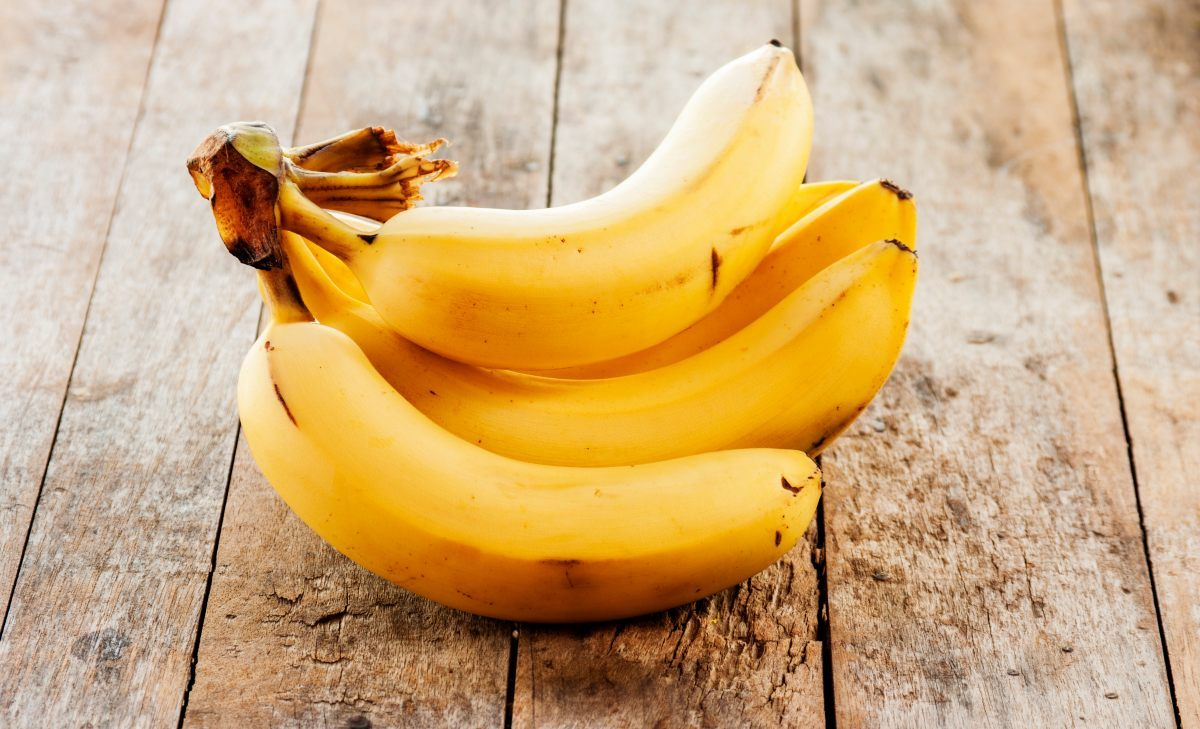
#> input picture dataset/--.jpeg, 1200 x 729 px
$ python -i segmentation.py   (imports and definitions only)   (older library calls are emulated)
#> lines starting #> are read from the running program, lines starting #| are printed output that depends on the picture; after the words box and inside, x2 and y2 are one past the last pixel; in counts of white or black regions, pixels touching at a corner belong together
#> further down, picture is the input picture: shape (729, 1200, 3); mean B, G, R 122.7, 171.7, 207


import os

import cv2
import numpy as np

FRUIT_DEBUG = os.environ.get("FRUIT_DEBUG", "0") not in ("0", "", "false", "False")


def _dbg(*args):
    if FRUIT_DEBUG:
        print("[FRUIT_DEBUG]", *args)


SEGMENTATION_CHROMA_THRESHOLD = 15.0   # min LAB a/b distance from background to count as foreground
SEGMENTATION_BORDER_FRAC = 0.04        # fraction of each edge sampled to estimate background color

# These two were tuned by eye at the pipeline's old fixed working
# resolution (whole photo resized to 512x512 before any cropping/
# segmentation ran). They are fixed ABSOLUTE pixel sizes, so once the
# pipeline stopped resizing photos down first and started segmenting at
# the uploaded photo's native resolution (which can be several times
# larger, e.g. a 3000px+ phone photo), a 9px/5px kernel became too small
# relative to the fruit to properly close small chroma gaps (reflections,
# water droplets, seed texture) -- the foreground mask fragmented into
# scattered blobs and cv2.findContours' "largest contour" pick could end
# up being a small fragment instead of the whole fruit (observed in
# practice: an isolated crop collapsing to a tiny sliver on an otherwise
# black background, and colour KNN misreading fresh fruit as Rotten
# because its features were computed on that broken fragment).
# Keeping these as "the tuned size at 512px" and scaling them by the
# actual image's size below reproduces the exact old behaviour for any
# caller still working at ~512px, and generalises correctly for callers
# that now pass full-resolution images.
SEGMENTATION_CLOSE_KSIZE = 9
SEGMENTATION_OPEN_KSIZE = 5
SEGMENTATION_KSIZE_REFERENCE_SIDE = 512.0  # the side length these two were tuned against


def _scaled_kernel_size(image_shape, ksize_at_reference, reference_side=SEGMENTATION_KSIZE_REFERENCE_SIDE, min_ksize=3):
    """Scale a kernel size tuned at `reference_side` px to this image's actual size, staying odd."""
    h, w = image_shape[:2]
    scale = min(h, w) / reference_side
    size = int(round(ksize_at_reference * scale))
    size = max(min_ksize, size)
    if size % 2 == 0:
        size += 1
    return size


# ======================================================
# segment_fruit — background removal
# ======================================================
def estimate_background_chroma(image, border_frac=SEGMENTATION_BORDER_FRAC):

#> called with border_frac = 0.04
    lab = cv2.cvtColor(image, cv2.COLOR_BGR2LAB).astype(np.float32)
    h, w = image.shape[:2]
#> h = 729; w = 1200
    bh = max(1, int(h * border_frac))
#> bh = 29
    bw = max(1, int(w * border_frac))
#> bw = 48

    border_pixels = np.concatenate([
        lab[:bh, :, :].reshape(-1, 3),
        lab[-bh:, :, :].reshape(-1, 3),
        lab[:, :bw, :].reshape(-1, 3),
        lab[:, -bw:, :].reshape(-1, 3),
    ], axis=0)

    a_vals = border_pixels[:, 1]
    b_vals = border_pixels[:, 2]
    hist, a_edges, b_edges = np.histogram2d(a_vals, b_vals, bins=25, range=[[0, 255], [0, 255]])
#> a_edges = 26 values from 0 to 255; b_edges = 26 values from 0 to 255
    idx = np.unravel_index(np.argmax(hist), hist.shape)
#> idx = (12, 13)

    in_bin = (
        (a_vals >= a_edges[idx[0]]) & (a_vals < a_edges[idx[0] + 1] + 1e-6) &
        (b_vals >= b_edges[idx[1]]) & (b_vals < b_edges[idx[1] + 1] + 1e-6)
    )
    if np.any(in_bin):
        bg_a = float(np.median(a_vals[in_bin]))
#> bg_a = 131
        bg_b = float(np.median(b_vals[in_bin]))
#> bg_b = 136
    else:
        bg_a = float((a_edges[idx[0]] + a_edges[idx[0] + 1]) / 2)
        bg_b = float((b_edges[idx[1]] + b_edges[idx[1] + 1]) / 2)
    return bg_a, bg_b


LEAF_HUE_RANGE = (35, 85)      # OpenCV hue (0-179 scale)
LEAF_MIN_SATURATION = 70
LEAF_MIN_VALUE = 40


# [5 lines left out: function _leaf_green_mask, not called in this run]


def _foreground_contours(
    image,
    chroma_threshold=SEGMENTATION_CHROMA_THRESHOLD,
    border_frac=SEGMENTATION_BORDER_FRAC,
    exclude_leaf_green=False,
):
    lab = cv2.cvtColor(image, cv2.COLOR_BGR2LAB).astype(np.float32)
    bg_a, bg_b = estimate_background_chroma(image, border_frac=border_frac)
#> bg_a = 131; bg_b = 136

    a = lab[:, :, 1]
    b = lab[:, :, 2]
    chroma_dist = np.sqrt((a - bg_a) ** 2 + (b - bg_b) ** 2)
    mask = (chroma_dist > chroma_threshold).astype(np.uint8) * 255
#> mask: shape (729, 1200); 43.9% white; 327 white regions (245 under 20 px), largest, box (x1, y1, x2, y2) and area: (183, 52, 1024, 729) 363799, (989, 112, 1123, 398) 5986, (1142, 0, 1200, 76) 2687

    if exclude_leaf_green:
        mask[_leaf_green_mask(image)] = 0

    close_ksize = _scaled_kernel_size(image.shape, SEGMENTATION_CLOSE_KSIZE)
#> close_ksize = 13
    open_ksize = _scaled_kernel_size(image.shape, SEGMENTATION_OPEN_KSIZE)
#> open_ksize = 7
    close_kernel = np.ones((close_ksize, close_ksize), np.uint8)
    open_kernel = np.ones((open_ksize, open_ksize), np.uint8)
    mask = cv2.morphologyEx(mask, cv2.MORPH_CLOSE, close_kernel)
#> mask: shape (729, 1200); 48.1% white; 69 white regions (43 under 20 px), largest, box (x1, y1, x2, y2) and area: (160, 0, 1051, 729) 396266, (989, 0, 1123, 400) 10837, (1037, 432, 1200, 729) 7553
    mask = cv2.morphologyEx(mask, cv2.MORPH_OPEN, open_kernel)
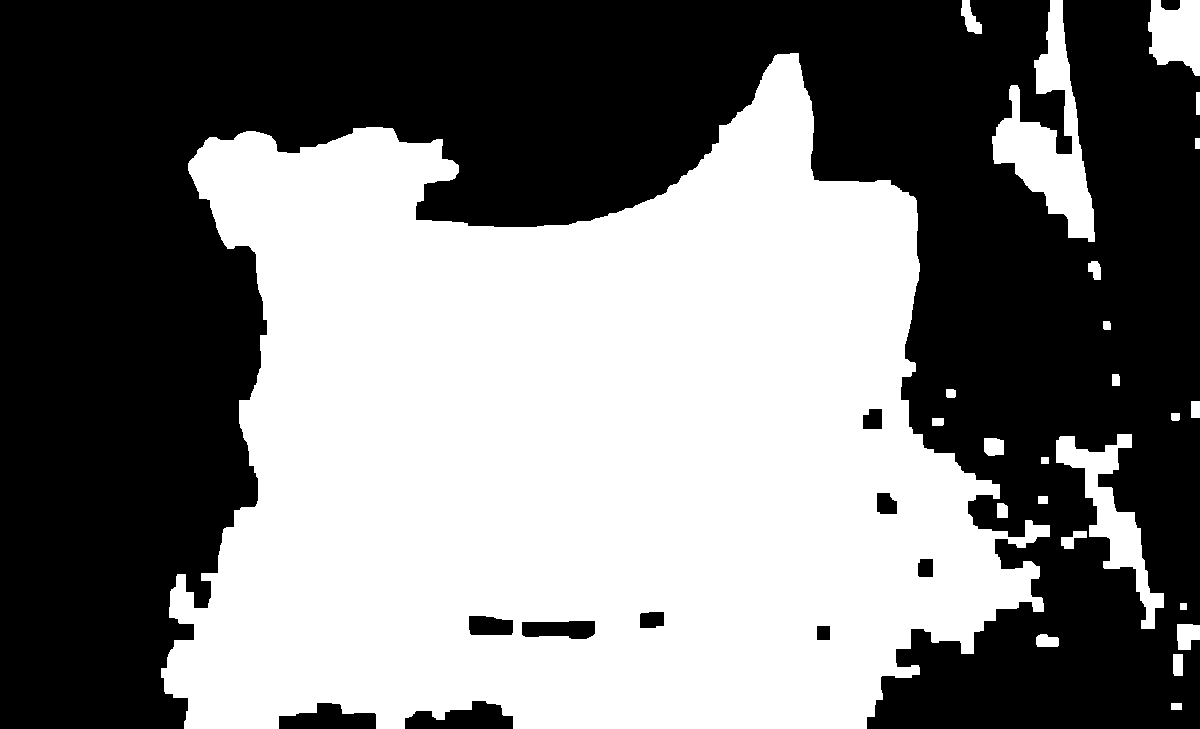
#> mask: shape (729, 1200); 47.6% white; 24 white regions

    contours, _ = cv2.findContours(mask, cv2.RETR_EXTERNAL, cv2.CHAIN_APPROX_SIMPLE)
#> contours = 24 contours; largest, box (x1, y1, x2, y2) and area: (161, 53, 1050, 729) 396538, (992, 0, 1095, 242) 9034, (1056, 434, 1164, 629) 5209, (1148, 0, 1200, 76) 2888, (1177, 624, 1200, 650) 446
    return mask, contours


# [16 lines left out: function segmentation_mask_and_contour, not called in this run]


DEFAULT_DEFECT_DARKNESS_THRESHOLD = 25.0   # LAB L (0-100) drop below the LOCAL baseline to count a pixel as "defective"
DEFAULT_DEFECT_AREA_FRACTION = 0.10        # fraction of the fruit's own mask that must be flagged before it counts as a real wound (not just noise/shadow/stem) -- forces label to Rotten.
DEFAULT_DEFECT_LOW_FRACTION = 0.02         # below this, treat the fruit as having essentially NO visible wound -- used to distrust a CNN "Rotten" call that has no localized evidence behind it
DEFAULT_DEFECT_BLUR_FRAC = 0.35            # local-baseline median-blur kernel size, as a fraction of the fruit's own bounding-box size
DEFAULT_DEFECT_EDGE_MARGIN_FRAC = 0.08     # fraction of the fruit's own bounding-box size to exclude right at the silhouette edge when COUNTING defect pixels


# [36 lines left out: function detect_defect_fraction, not called in this run]


DEFAULT_MULTI_OBJECT_MIN_AREA_FRAC = 0.008     # objects smaller than this fraction of the image are dropped as noise.
DEFAULT_MULTI_OBJECT_PEAK_WINDOW_FRAC = 0.05   # local-maxima search window, as a fraction of the image's shorter side -- roughly one fruit's expected radius
DEFAULT_MULTI_OBJECT_MIN_VALUE = 110           # HSV V channel (0-255), averaged over the candidate blob's own
DEFAULT_MULTI_OBJECT_MAX_ASPECT = 2.5          # longer/shorter side of the contour's own rotated bounding rect.
DEFAULT_MULTI_OBJECT_MIN_SOLIDITY = 0.75       # contour_area / convex_hull_area -- real fruit are round/oval and


def contour_shape_metrics(contour):
    hull = cv2.convexHull(contour)
    hull_area = cv2.contourArea(hull)
    area = cv2.contourArea(contour)
    solidity = (area / hull_area) if hull_area > 0 else 0.0
    (_cx, _cy), (rw, rh), _angle = cv2.minAreaRect(contour)
    long_side, short_side = max(rw, rh), max(min(rw, rh), 1e-6)
    aspect = long_side / short_side
    perimeter = cv2.arcLength(contour, closed=True)
    circularity = (4.0 * np.pi * area / (perimeter ** 2)) if perimeter > 0 else 0.0
    return solidity, aspect, circularity


# [18 lines left out: function compute_texture_roughness, not called in this run]


def segment_all_objects(
    image,
    chroma_threshold=SEGMENTATION_CHROMA_THRESHOLD,
    border_frac=SEGMENTATION_BORDER_FRAC,
    min_area_frac=DEFAULT_MULTI_OBJECT_MIN_AREA_FRAC,
    peak_window_frac=DEFAULT_MULTI_OBJECT_PEAK_WINDOW_FRAC,
    min_solidity=DEFAULT_MULTI_OBJECT_MIN_SOLIDITY,
    max_aspect=DEFAULT_MULTI_OBJECT_MAX_ASPECT,
    min_value=DEFAULT_MULTI_OBJECT_MIN_VALUE,
):
    mask, _contours = _foreground_contours(image, chroma_threshold, border_frac)
    value_channel = cv2.cvtColor(image, cv2.COLOR_BGR2HSV)[:, :, 2]  # for the brightness-plausibility check below
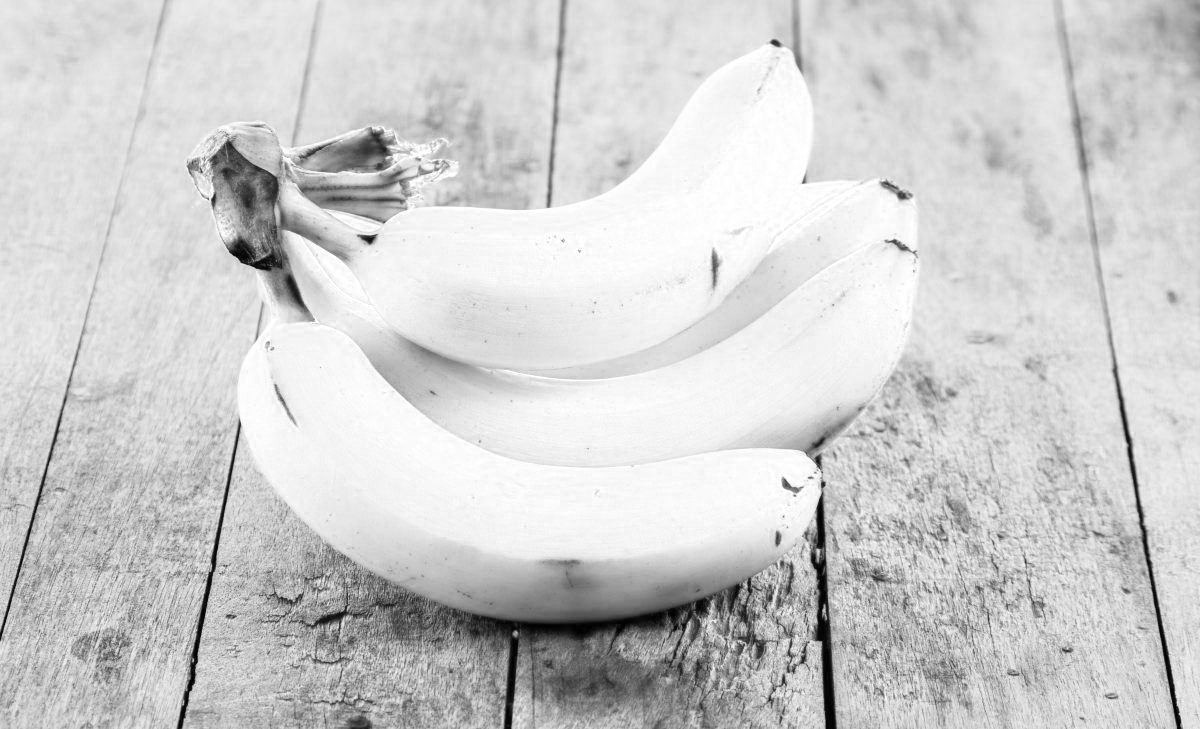
#> value_channel: shape (729, 1200); min 0, max 255, mean 207

    dist = cv2.distanceTransform(mask, cv2.DIST_L2, 5)
    if dist.max() <= 0:
        return []

    win = max(3, int(min(image.shape[:2]) * peak_window_frac) | 1)
#> win = 37
    dilated = cv2.dilate(dist, np.ones((win, win), np.uint8))
    min_abs_thresh = 3.0
    local_max = ((dist >= dilated) & (dist > min_abs_thresh)).astype(np.uint8) * 255
#> local_max: shape (729, 1200); 0.02% white in thin lines or dots, all inside (x1, y1, x2, y2) = (181, 21, 1200, 729)

    merge_ksize = max(3, int(win * 0.5) | 1)
#> merge_ksize = 19
    local_max = cv2.dilate(local_max, np.ones((merge_ksize, merge_ksize), np.uint8))
#> local_max: shape (729, 1200); 2% white; 46 white regions, largest, box (x1, y1, x2, y2) and area: (1111, 518, 1136, 561) 877, (1061, 103, 1081, 139) 711, (540, 414, 570, 433) 570

    _num_labels, markers = cv2.connectedComponents(local_max)
#> markers: shape (729, 1200) int32; 47 distinct labels, from 0 to 46
    markers = markers + 1
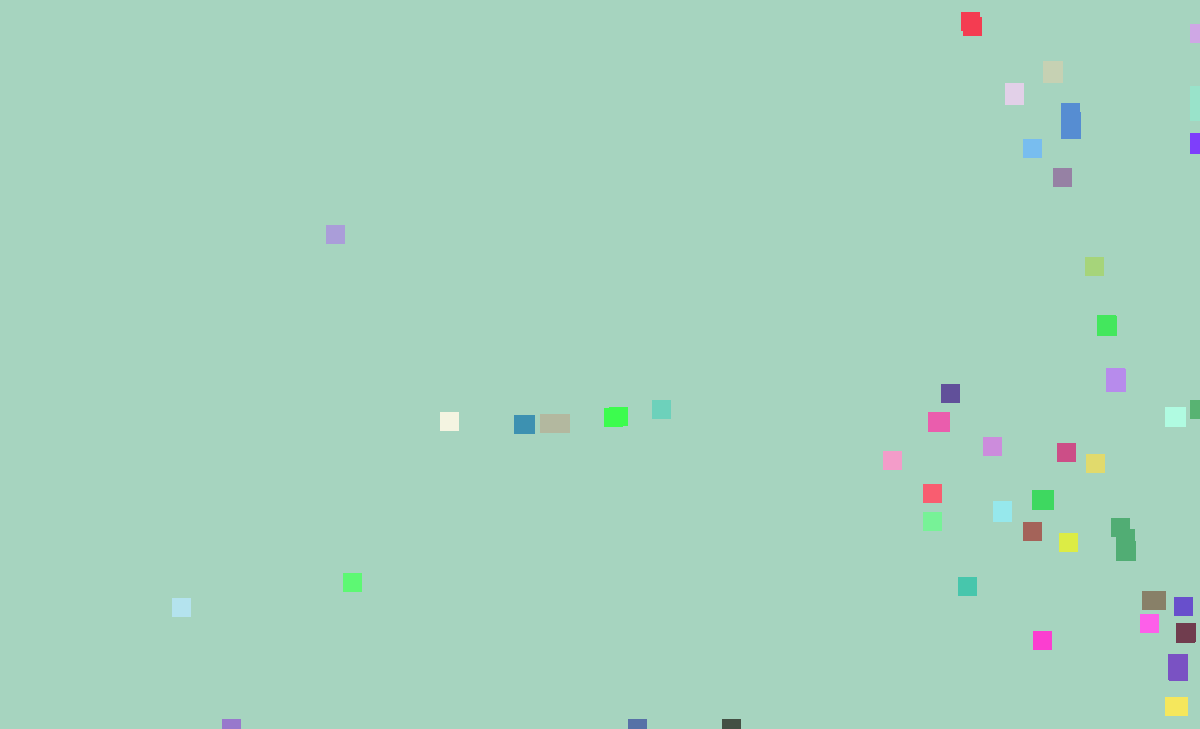
#> markers: shape (729, 1200) int32; 47 distinct labels, from 1 to 47; one colour per label, 0 black

    sure_bg = cv2.dilate(mask, np.ones((9, 9), np.uint8), iterations=2)
#> sure_bg: shape (729, 1200); 54.5% white; 10 black regions (3 under 20 px), largest, box (x1, y1, x2, y2) and area: (0, 0, 1200, 729) 366175, (875, 545, 1200, 729) 29976, (413, 712, 505, 729) 663
    unknown = cv2.subtract(sure_bg, local_max)
#> unknown: shape (729, 1200); 52.5% white; 56 black regions (3 under 20 px), largest, box (x1, y1, x2, y2) and area: (0, 0, 1200, 729) 366175, (875, 545, 1200, 729) 29976, (1111, 518, 1136, 561) 877
    markers[unknown == 255] = 0
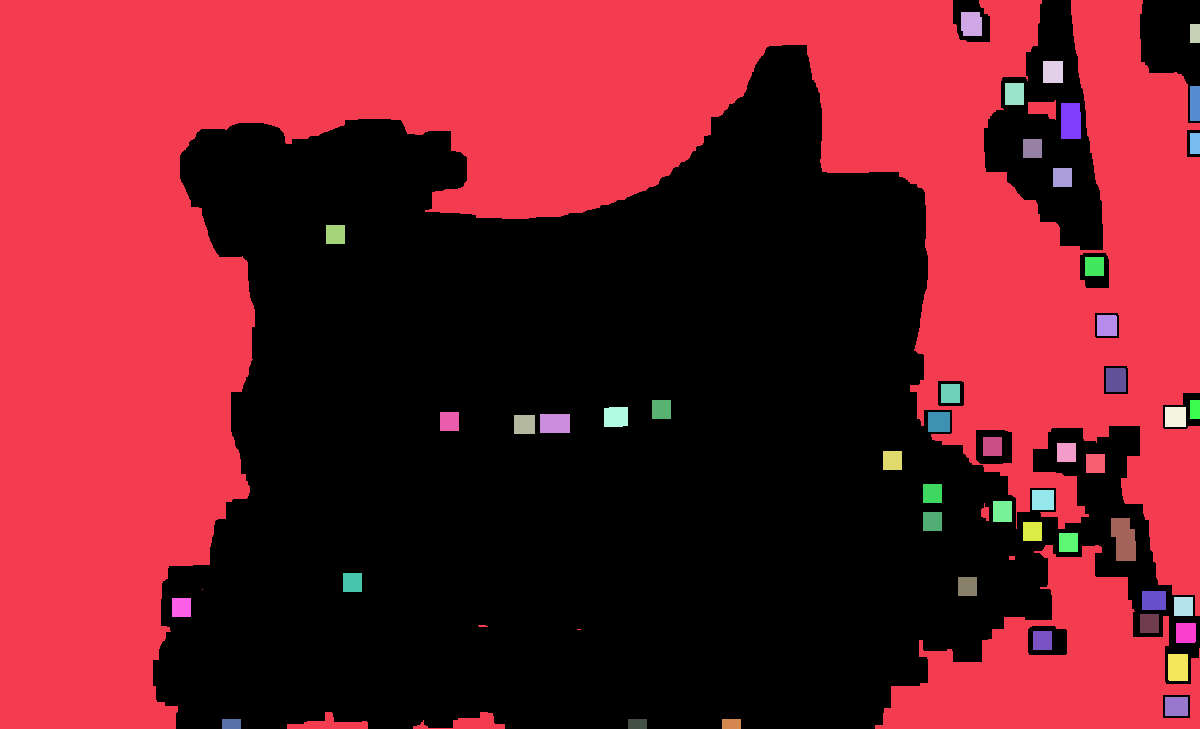
#> markers: shape (729, 1200) int32; 48 distinct labels, from 0 to 47; one colour per label, 0 black

    color_img = image if image.ndim == 3 else cv2.cvtColor(image, cv2.COLOR_GRAY2BGR)
    cv2.watershed(color_img, markers)

    image_area = image.shape[0] * image.shape[1]
#> image_area = 874800
    min_area = min_area_frac * image_area
#> min_area = 6998.4

    objects = []
    for label in range(2, int(markers.max()) + 1):
        obj_mask = np.zeros(mask.shape, dtype=np.uint8)
        obj_mask[markers == label] = 255
        if int(np.sum(obj_mask > 0)) < min_area:
            continue
        contours, _ = cv2.findContours(obj_mask, cv2.RETR_EXTERNAL, cv2.CHAIN_APPROX_SIMPLE)
        if not contours:
            continue
        contour = max(contours, key=cv2.contourArea)
        area = cv2.contourArea(contour)
        if area < min_area:
            continue

        solidity, aspect, _circularity = contour_shape_metrics(contour)
        x, y, w, h = cv2.boundingRect(contour)
        if solidity < min_solidity or aspect > max_aspect:
            _dbg(f"segment_all_objects: REJECT bbox={(x,y,w,h)} area={area:.0f} "
                 f"solidity={solidity:.3f} (min {min_solidity}) aspect={aspect:.3f} (max {max_aspect})")
            continue

        mean_value = float(value_channel[obj_mask > 0].mean())
        if mean_value < min_value:
            _dbg(f"segment_all_objects: REJECT bbox={(x,y,w,h)} area={area:.0f} "
                 f"mean_value={mean_value:.1f} (min {min_value}) [solidity={solidity:.3f} aspect={aspect:.3f} OK]")
            continue

        _dbg(f"segment_all_objects: ACCEPT bbox={(x,y,w,h)} area={area:.0f} "
             f"solidity={solidity:.3f} aspect={aspect:.3f} mean_value={mean_value:.1f}")
        objects.append({"mask": obj_mask, "contour": contour, "area_px": float(area), "bbox": (x, y, w, h)})
#> this loop made 46 passes
#> mean_value on passes 25, 44, 46: 198.4, 176.9, 175.6
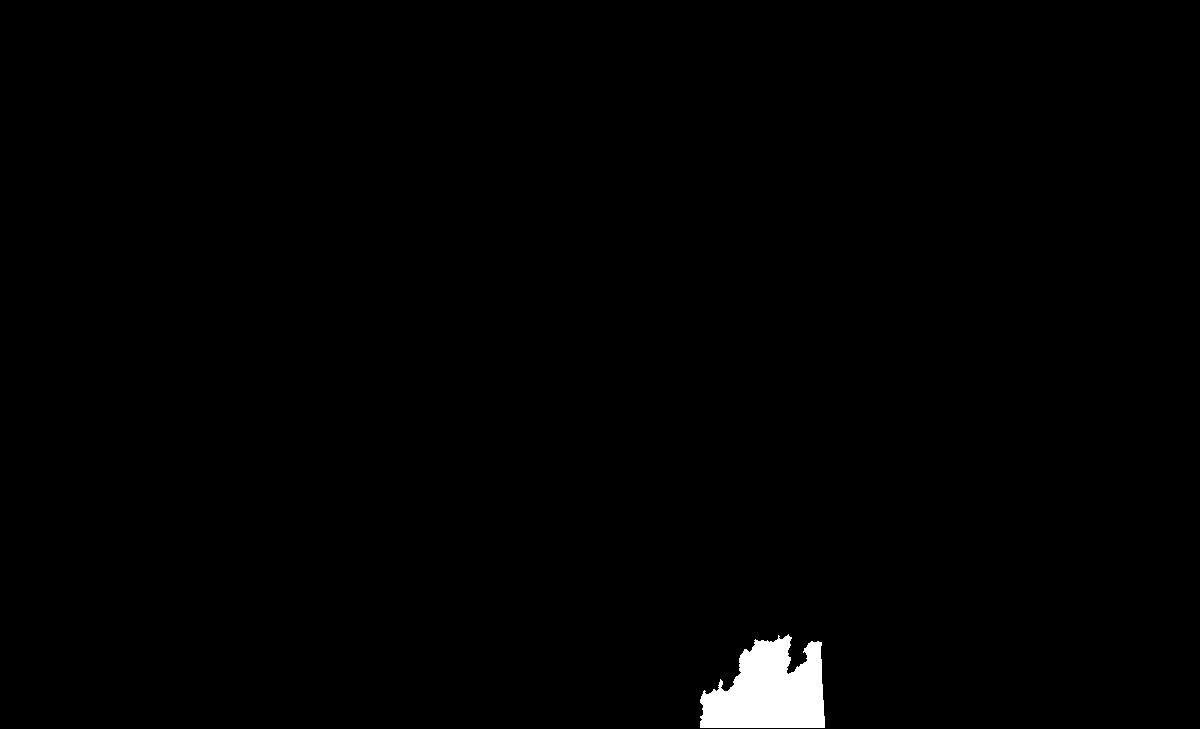
#> obj_mask: shape (729, 1200); 0.94% white; 1 white region, box (x1, y1, x2, y2) and area: (700, 634, 825, 728) 8259
#> after the loop, objects = 3 items

    objects.sort(key=lambda o: o["area_px"], reverse=True)
    return objects

>>> import cv2
>>> picture = cv2.imread('../dataset/--.jpeg')
>>> result = segment_all_objects(picture)
#> result = 3 items
